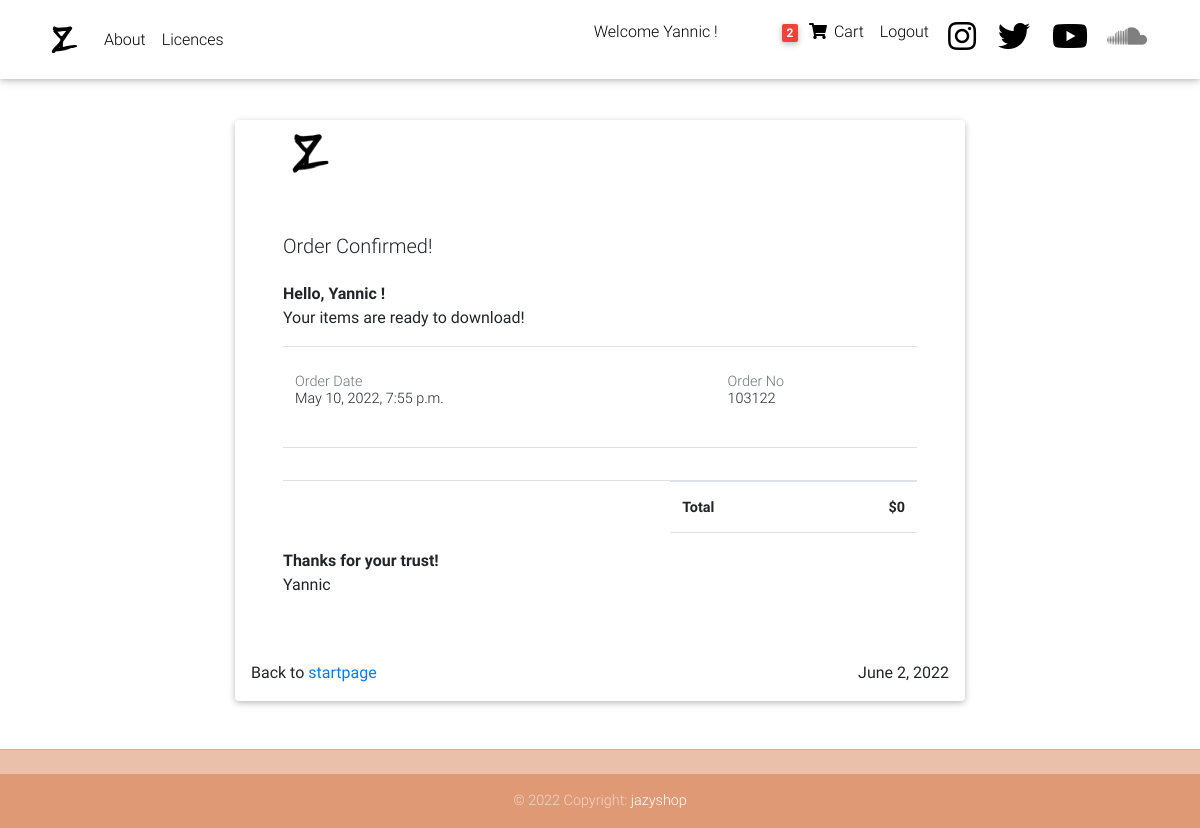
Page /thank_you/22/ (signed in) on the committed database.
### main/models.py (models this page shows, shortened)
class Order(models.Model):
    user = models.ForeignKey(settings.AUTH_USER_MODEL,on_delete=models.CASCADE)
    items = models.ManyToManyField(OrderItem)
    start_date = models.DateTimeField(auto_now_add=True)
    ordered_date = models.DateTimeField()
    ordered = models.BooleanField(default=False)
    billing_address = models.ForeignKey("BillingAddress", on_delete=models.SET_NULL,blank=True,null=True)
    payment = models.ForeignKey("Payment",on_delete=models.SET_NULL,blank=True,null=True)
    def get_total(self):
        total = 0
        for order_item in self.items.all():
            total += order_item.get_final_price()
        return total

### main/views.py (the view)
# urls.py: path("thank_you/<pk>/",order_complete_page,name="order-complete-page"),
def order_complete_page(request,pk):
    order_qs = Order.objects.get(user=request.user,ordered=True,pk=pk)
    orderitems = OrderItem.objects.filter(order=order_qs)
    current_datetime = datetime.datetime.now().date()
    context = {
        "objects":orderitems,
        "order":order_qs,
        "date":current_datetime,
    }
    return render(request,"main/payment_complete.html",context)

### main/templatetags/cart_template_tags.py (called while the page is built)
@register.filter
def cart_item_count(user):
    if user.is_authenticated:
        qs = Order.objects.filter(user=user,ordered=False)
        if qs.exists():
            return qs[0].items.count()
    return 0

### main/templates/main/payment_complete.html (shortened to what this page needs)
{% extends "base.html" %}
{% load static %}
{% block content%}
<div class="container mt-5 mb-5">
    <div class="row d-flex justify-content-center">
        <div class="col-md-8">
            <div class="card">
                    <div class="text-left logo p-2 px-5">
                        <img src="{% static 'img/Banner/Logoclean.png'%}" width="50">
                    </div>
                    <div class="invoice p-5">
                        <h5>Order Confirmed!</h5>
                        <span class="font-weight-bold d-block mt-4">Hello, {% if request.user.is_authenticated %} {{user|title}} {% else %} unknown user {% endif %}!</span>
                        <span>Your items are ready to download!</span>
                        <div class="payment border-top mt-3 mb-3 border-bottom table-responsive">
                            <table class="table table-borderless">
                                <tbody>
                                    <tr>
                                        <td>
                                            <div class="py-2">
                                                <span class="d-block text-muted">Order Date</span>
                                            <span>{{order.ordered_date}}</span>
                                            </div>
                                        </td>
                                        <td>
                                            <div class="py-2">
                                                <span class="d-block text-muted">Order No</span>
                                            <span>1031{{order.pk}}</span>
                                            </div>
                                        </td>
                                    </tr>
                                </tbody>
                            </table>
                        </div>
                            <div class="product border-bottom table-responsive">
                            </div>
                            <div class="row d-flex justify-content-end">
                                <div class="col-md-5">
                                    <table class="table table-borderless">
                                        <tbody class="totals">
                                             <tr class="border-top border-bottom">
                                                <td>
                                                    <div class="text-left">
                                                        <span class="font-weight-bold">Total</span>
                                                    </div>
                                                </td>
                                                <td>
                                                    <div class="text-right">
                                                        <span class="font-weight-bold">${{order.get_total}}</span>
                                                    </div>
                                                </td>
                                            </tr>
                                        </tbody>
                                    </table>
                                </div>
                            </div>
                            <p class="font-weight-bold mb-0">Thanks for your trust!</p>
                            <span>Yannic</span>
                    </div>
                    <div class="d-flex justify-content-between footer p-3">
                        <span>Back to  <a href="{%url 'home'%}"> startpage</a></span>
                         <span>{{date}}</span>
                    </div>
    </div>
        </div>
    </div>
</div>
{% endblock %}

### templates/navbar.html (shortened to what this page needs)
{% load static%}
{% load cart_template_tags %}
  <nav class="navbar fixed-top navbar-expand-lg navbar-light white scrolling-navbar">
    <div class="container" id="navbar_container">
      <a class="navbar-brand waves-effect" href="{%url 'home'%}">
        <img src="{% static 'img/Banner/Logoclean.png'%}" style="height:35px;width:35px" alt="logo">
      </a>
      <div class="collapse navbar-collapse" id="navbarSupportedContent">
        <ul class="navbar-nav mr-auto">
          <li class="nav-item">
            <a class="nav-link waves-effect" href="{% url 'about'%}">About</a>
          </li>
          <li class="nav-item">
            <a class="nav-link waves-effect" href="{% url 'licences'%}">Licences</a>
          </li>
        </ul>
        <ul class="navbar-nav nav-flex-icons">
          {% if request.user.is_authenticated %}
          <li class="nav-item">
              <span class="nav-link waves-effect mr-5"> Welcome {{user|title}} ! </span>
            </li>
          <li class="nav-item">
            <a href="{% url "order-summary"%}"class="nav-link waves-effect">
              <span class="badge red z-depth-1 mr-1"> {{request.user|cart_item_count}} </span>
              <i class="fas fa-shopping-cart"></i>
              <span class="clearfix d-none d-sm-inline-block"> Cart </span>
            </a>
            </li>
            <li class="nav-item">
              <a href="{% url "account_logout"%}"class="nav-link waves-effect">
                <span class="clearfix d-none d-sm-inline-block"> Logout </span>
              </a>
              </li>
            {% endif %}
            <li class="nav-item">
            <a href="https://www.instagram.com/yazprd/" class="nav-link waves-effect" target="_blank">
              <i class="fab fa-instagram fa-2x"></i>
            </a>
          </li>
          <li class="nav-item">
            <a href="https://twitter.com/yazfromthemars" class="nav-link waves-effect" target="_blank">
              <i class="fab fa-twitter fa-2x"></i>
            </a>
          </li>
          <li class="nav-item">
            <a href="https://www.youtube.com/channel/UC7RKd8Vt79BAJTADYg9xW0g" class="nav-link waves-effect" target="_blank">
              <i class="fab fa-youtube fa-2x"></i>
            </a>
          </li>
          <li>
            <a href="https://soundcloud.com/yazforever" class="nav-link waves-effect" target="_blank">
              <i class="fab fa-soundcloud fa-2x"></i>
            </a>
          </li>
        </ul>
      </div>
    </div>
  </nav>

### static/css/custom.css (style rules this page uses)
body { display:flex; flex-direction:column; }

### templates/base.html (style rules this page uses)
html, body, header, .carousel { height: 60vh; }

### rows in the picture
Order: ordered_date "May 10, 2022, 7:55 p.m.", pk "22", get_total "0"

### other values in the picture
{{ user|title }} "Yannic"
{{ request.user|cart_item_count }} "2"
